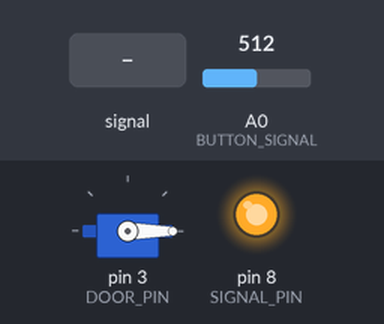
A sketch run on a simulated Arduino Uno, built with avr-gcc and run on an emulated ATmega328P. On the bench: servo, output pins drawn as LEDs (lit = HIGH). The test bench sets the inputs (shaded band); at power-on: A0 (BUTTON_SIGNAL) = 512. What the sketch prints to the serial monitor is not drawn.

Above: at 0.01 s.
At 2.2 s:
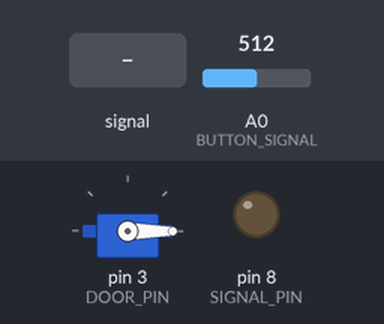
2.3 s: A0 (BUTTON_SIGNAL) fed a 200 Hz sine of ±255 counts around its level
Timing chart, 0 to 5.3 s (numbered marks = the images above; inputs shaded):
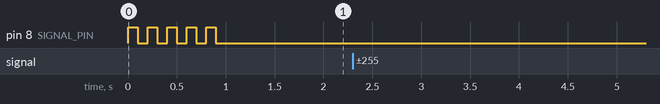

The sketch:

PanelControll.ino
```cpp
#include<Servo.h>
#define SIGNAL_PIN 8
#define BUTTON_SIGNAL A0
#define DOOR_PIN 3

///////COMANDS FOR ELEVATOR//////
#define DOOR_IS_CLOSED 1
#define DOOR_IS_OPENED 2
#define CALL_ON_FLOOR 3

char command[2]={'0','0'};

unsigned short calledFloor = 0;
boolean flagCallFloor = true;

unsigned long timeDelay = 0;
boolean isElevatorErrived = true;

Servo door;

void setup() {

  pinMode(SIGNAL_PIN,OUTPUT);
  pinMode(BUTTON_SIGNAL,INPUT);

  door.attach(DOOR_PIN);

  Serial.begin(9600);
  closeDoor();

  for(byte i = 0; i < 5; i++)
  {
    digitalWrite(SIGNAL_PIN,HIGH);
    delay(100);
    digitalWrite(SIGNAL_PIN,LOW);
    delay(100);
  }

}

void loop() {
   readSerial(command);
   decodeCommand(command);

   calledFloor = whatFloorCall();

   if(calledFloor != 0 && flagCallFloor)
   {
    sendCommand(CALL_ON_FLOOR);
    calledFloor = 0;
    flagCallFloor = false;
   }

   if( isElevatorErrived && millis() - timeDelay >= 5000)
   {
    closeDoor();
    isElevatorErrived = false;
   }

}

void decodeCommand(char str[2])
{
  if(str[0] == '0' && str[1] == '0')
    return;

  if(str[0] == 'e' && str[1] == 'f')
  {
    elevatorIsArrived();
        str[0] = '0';
        str[1] = '0';
  }

}

void elevatorIsArrived()
{ isElevatorErrived = true;
  digitalWrite(SIGNAL_PIN,HIGH);
  delay(500);
  digitalWrite(SIGNAL_PIN,LOW);
  openDoor();
  flagCallFloor = true;
  timeDelay = millis();
}

void readSerial(char str[2])
{
  str[0] = '0';
  str[1] = '0';

  if(Serial.available())
  {
    delay(100);
    byte i = 0;
    while(Serial.available() && i<2)
      str[i++] = Serial.read();
  }
}

void sendCommand(short codeOfCommand)
{
  char com[2] = {'0','0'};
  switch(codeOfCommand)
  {
    case DOOR_IS_CLOSED:
      com[0] = 'd';
      com[1] = 'c';
    break;

    case DOOR_IS_OPENED:
      com[0] = 'd';
      com[1] = 'o';
      break;

    case CALL_ON_FLOOR:
      com[0] = 'c';
      itoa(calledFloor,&com[1],10);
      //com[1] = (char)calledFloor;
      break;
  }
   Serial.write(com,2);
}

void openDoor()
{
  door.write(180);
  sendCommand(DOOR_IS_OPENED);

}

void closeDoor()
{
  door.write(0);
  sendCommand(DOOR_IS_CLOSED);
}

short whatFloorCall()
{
  short value = analogRead(BUTTON_SIGNAL);

  if(925 <= value && value <= 935) return 1;
  else if(885 <= value && value <= 895) return 2;
  else if(759 <= value && value <= 769) return 3;
  else if(696 <= value && value <= 706) return 4;
  else return 0;
}
```

Measured:
- after the input at 2.3 s, every drawn part: stays the same
